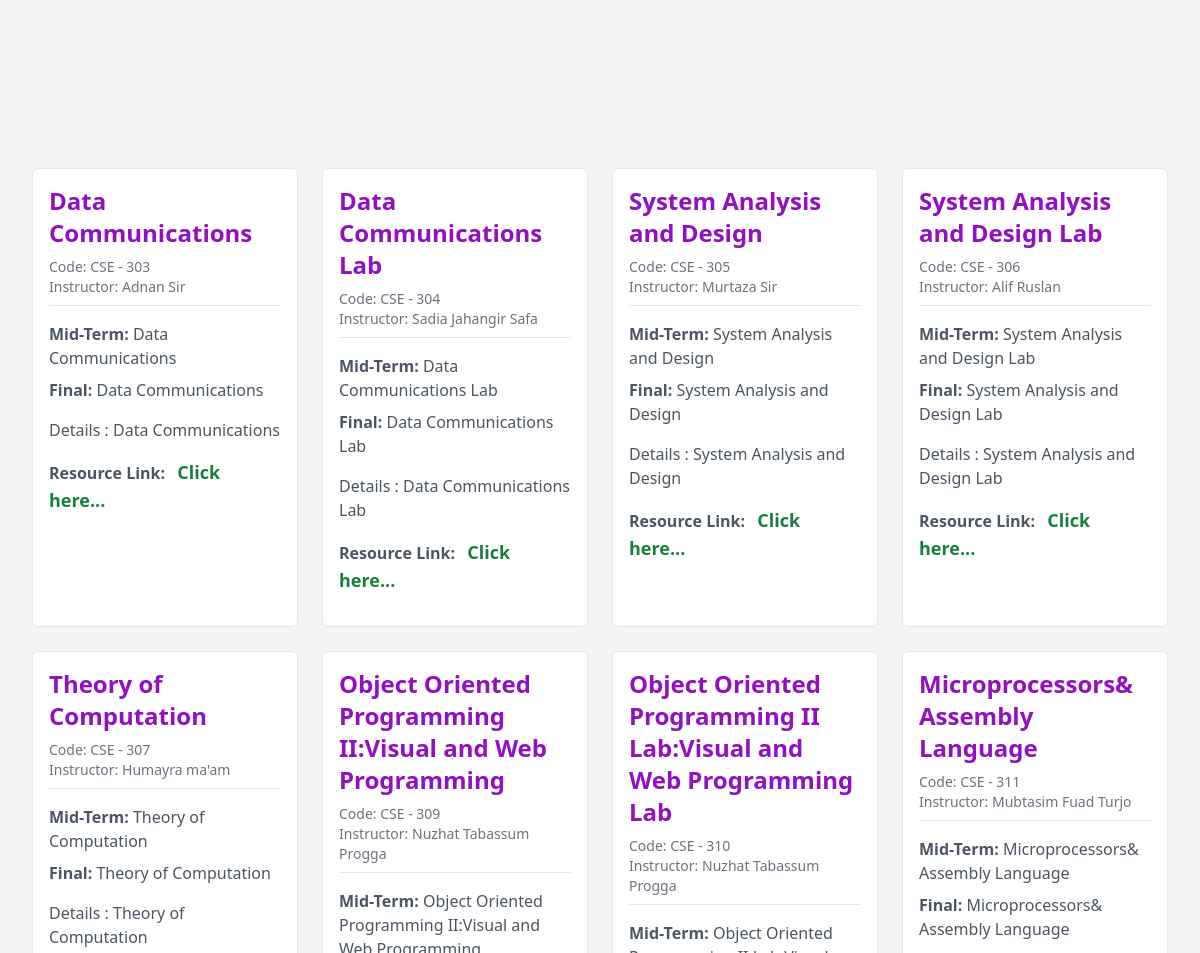
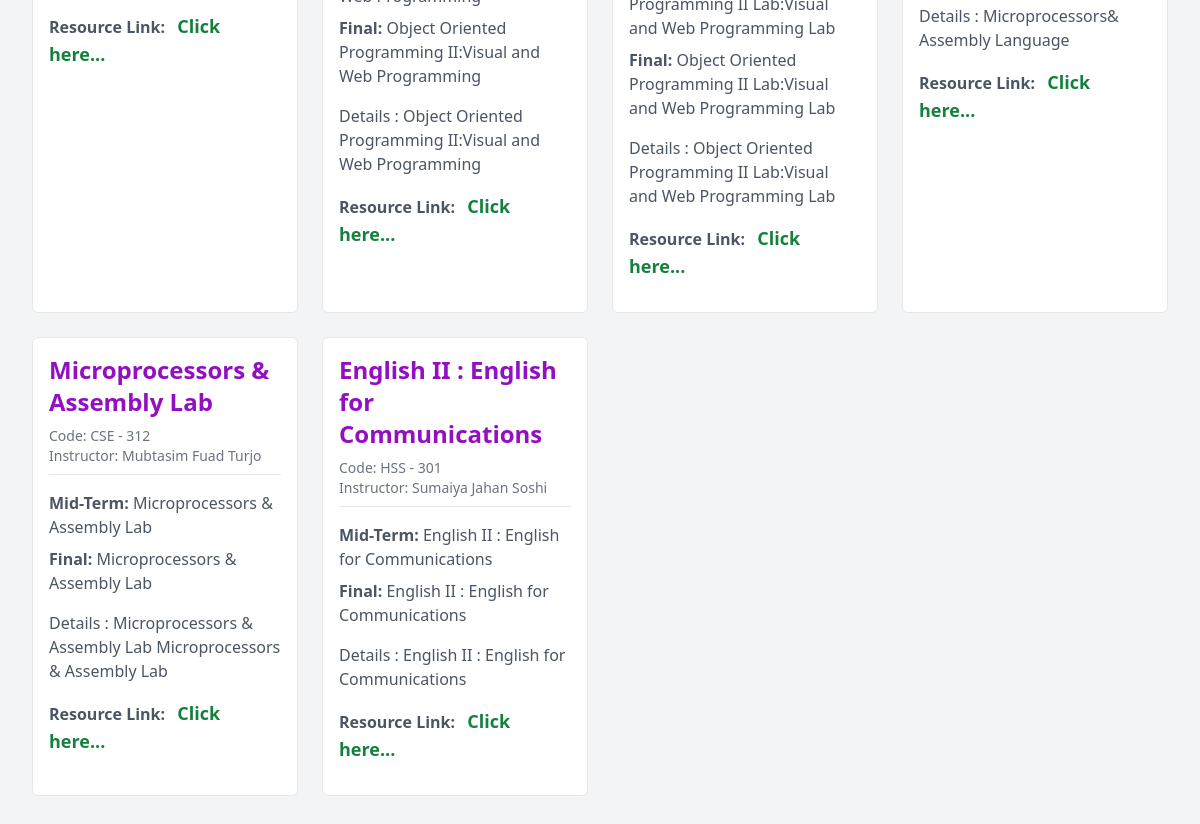
The page //details on the database its author committed (2 pictures, top to bottom).
### myapp/models.py (models this page shows, shortened)
class Topic(models.Model):
    c_title = models.CharField(max_length=200)
    c_code = models.CharField(max_length=20)
    c_teacher = models.CharField(max_length=100)
    s_mid= models.TextField()
    s_final= models.TextField()
    c_description = models.TextField()
    c_link = models.CharField(max_length=500, blank=True)

### myapp/views.py (the view)
# urls.py: path('/details', views.details, name='details'),
def details(request):
    topics=Topic.objects.all()
    context={
        'topics':topics,
    }
    return render(request, 'details.html',context=context)

### templates/details.html (shortened to what this page needs)
<!DOCTYPE html>
<html lang="en">
  <head>
    <script src="https://cdn.tailwindcss.com"></script>
  </head>
  <body>
    <div class="flex items-center justify-center min-h-screen bg-gray-100">
      <div
        class="mx-auto p-8 grid gap-6 grid-cols-1 sm:grid-cols-1 lg:grid-cols-4 xl:grid-cols-4"
      >
        {%for topic in topics%}
        <div class="border rounded-md p-4 bg-white">
          <h2 class="text-2xl font-semibold text-[#920FC2] mb-2">
            {{ topic.c_title }}
          </h2>
          <p class="text-sm text-gray-500">Code: {{ topic.c_code }}</p>
          <p class="text-sm text-gray-500 mb-2">
            Instructor: {{ topic.c_teacher }}
          </p>
          <hr class="mb-4" />
          <p class="text-gray-600 mb-2">
            <span class="font-semibold">Mid-Term:</span> {{ topic.s_mid }}
          </p>
          <p class="text-gray-600 mb-4">
            <span class="font-semibold">Final:</span> {{ topic.s_final }}
          </p>
          <p class="text-gray-600 mb-4">Details : {{ topic.c_description}}</p>
          <p class="text-gray-600 mb-4">
            <span class="font-semibold">Resource Link:</span>
            <a
              target="_blank"
              href="https://{{ topic.c_link }}"
              class="hover:text-red-500 text-green-700 font-semibold p-2 text-lg"
              >Click here...</a
            >
          </p>
        </div>
        {%endfor%}
      </div>
    </div>
  </body>
</html>

### rows shown on the page
Topic: c_title "Data Communications", c_code "CSE - 303", c_teacher "Adnan Sir", s_mid "Data Communications", s_final "Data Communications", c_description "Data Communications"
Topic: c_title "Data Communications Lab", c_code "CSE - 304", c_teacher "Sadia Jahangir Safa", s_mid "Data Communications Lab", s_final "Data Communications Lab", c_description "Data Communications Lab"
Topic: c_title "System Analysis and Design", c_code "CSE - 305", c_teacher "Murtaza Sir", s_mid "System Analysis and Design", s_final "System Analysis and Design", c_description "System Analysis and Design"
Topic: c_title "System Analysis and Design Lab", c_code "CSE - 306", c_teacher "Alif Ruslan", s_mid "System Analysis and Design Lab", s_final "System Analysis and Design Lab", c_description "System Analysis and Design Lab"
Topic: c_title "Theory of Computation", c_code "CSE - 307", c_teacher "Humayra ma'am", s_mid "Theory of Computation", s_final "Theory of Computation", c_description "Theory of Computation"
Topic: c_title "Object Oriented Programming II:Visual and Web Programming", c_code "CSE - 309", c_teacher "Nuzhat Tabassum Progga", s_mid "Object Oriented Programming II:Visual and Web Programming", s_final "Object Oriented Programming II:Visual and Web Programming", c_description "Object Oriented Programming II:Visual and Web Programming"
Topic: c_title "Object Oriented Programming II Lab:Visual and Web Programming Lab", c_code "CSE - 310", c_teacher "Nuzhat Tabassum Progga", s_mid "Object Oriented Programming II Lab:Visual and Web Programming Lab", s_final "Object Oriented Programming II Lab:Visual and Web Programming Lab", c_description "Object Oriented Programming II Lab:Visual and Web Programming Lab"
Topic: c_title "Microprocessors& Assembly Language", c_code "CSE - 311", c_teacher "Mubtasim Fuad Turjo", s_mid "Microprocessors& Assembly Language", s_final "Microprocessors& Assembly Language", c_description "Microprocessors& Assembly Language"
Topic: c_title "Microprocessors & Assembly Lab", c_code "CSE - 312", c_teacher "Mubtasim Fuad Turjo", s_mid "Microprocessors & Assembly Lab", s_final "Microprocessors & Assembly Lab", c_description "Microprocessors & Assembly Lab Microprocessors & Assembly Lab"
Topic: c_title "English II : English for Communications", c_code "HSS - 301", c_teacher "Sumaiya Jahan Soshi", s_mid "English II : English for Communications", s_final "English II : English for Communications", c_description "English II : English for Communications"
